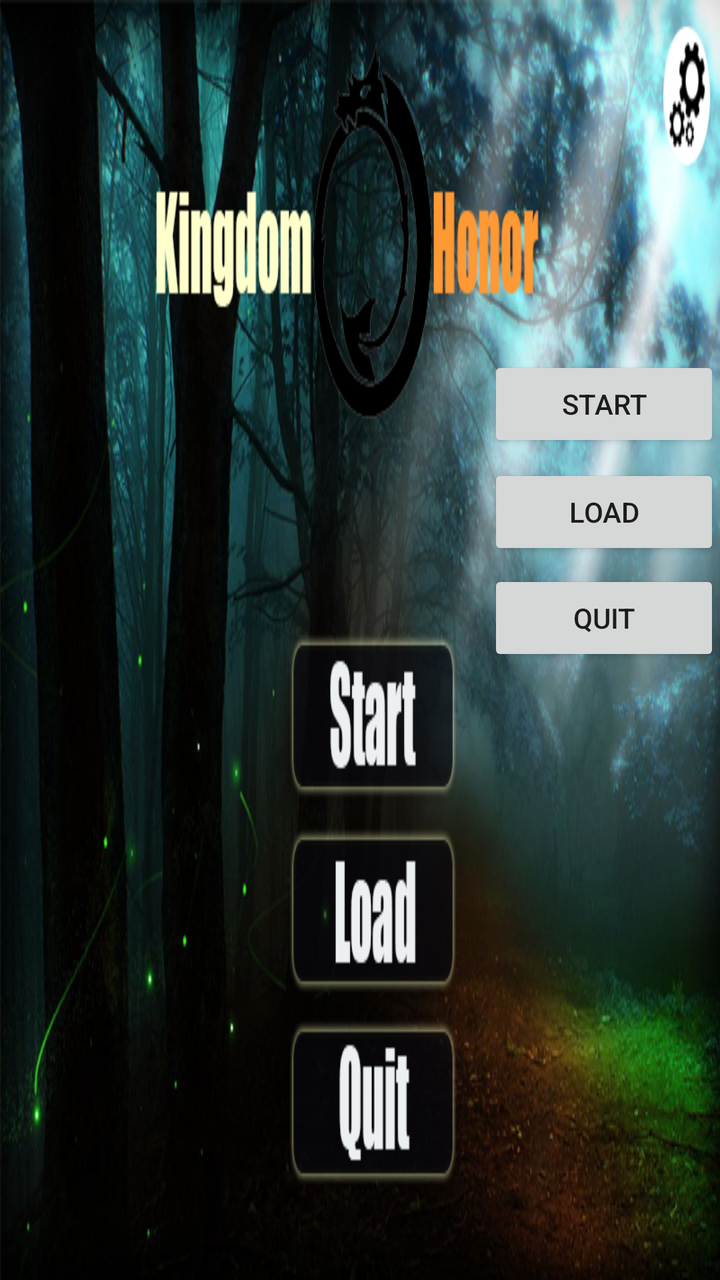
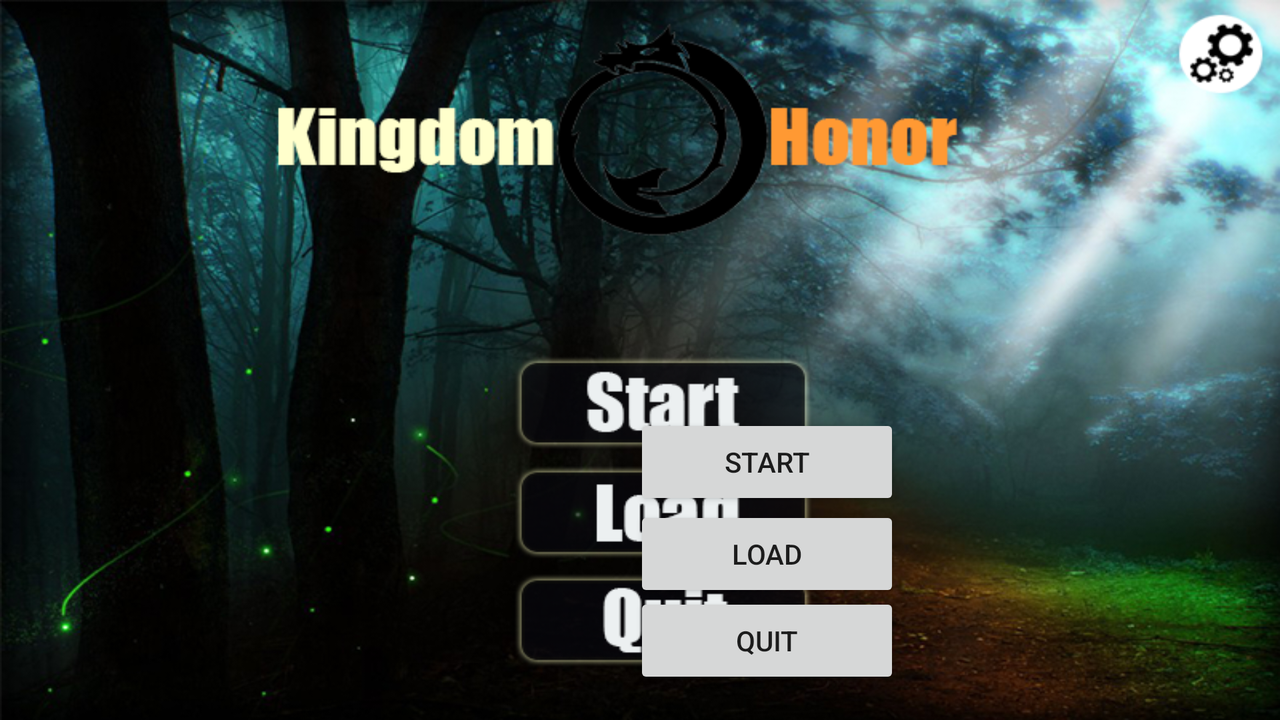

One screen, two layout resources from the same app: the default and the repository's alternative for another configuration. Each is rendered where Android would select it; the XML of both is given below.
<!-- AndroidManifest.xml: application theme AppTheme -->
<!-- res/layout/menu.xml -->
<?xml version="1.0" encoding="utf-8"?>
<RelativeLayout
    xmlns:android="http://schemas.android.com/apk/res/android"
    xmlns:tools="http://schemas.android.com/tools"
    android:layout_width="match_parent"
    android:layout_height="match_parent"
    tools:context=".MainActivity"

    android:background="@drawable/mainmenu">

    <Button
        android:layout_width="133dp"
        android:layout_height="wrap_content"
        android:text="Start"
        android:id="@+id/button_Start"
        android:layout_marginLeft="244dp"
        android:layout_marginTop="178dp"
        android:onClick="buttonOnClickStart"
        android:layout_alignParentLeft="true"
        android:layout_alignParentTop="true" />

    <Button
        android:layout_width="133dp"
        android:layout_height="wrap_content"
        android:text="Load"
        android:id="@+id/button_load"
        android:layout_marginLeft="244dp"
        android:layout_marginTop="232dp"
        android:onClick="buttonOnClickLoad"
        android:layout_alignParentLeft="true"
        android:layout_alignParentTop="true" />

    <Button
        android:layout_width="133dp"
        android:layout_height="wrap_content"
        android:text="Quit"
        android:id="@+id/button_quit"
        android:layout_marginLeft="244dp"
        android:layout_marginTop="285dp"
        android:onClick="buttonOnClickExit"
        android:layout_alignParentLeft="true"
        android:layout_alignParentTop="true" />
</RelativeLayout>
<!-- resources referenced by this layout -->
<resources>
  <!-- drawable mainmenu: png bitmap (drawable, 569209 bytes) -->
  <style name="AppTheme" parent="Theme.AppCompat.Light.DarkActionBar">
          
      </style>
</resources>
<!-- res/layout-land/menu.xml (the repository's variant of the layout above) -->
<!-- drawn on the phone turned sideways -->
<?xml version="1.0" encoding="utf-8"?>
<RelativeLayout
    xmlns:android="http://schemas.android.com/apk/res/android"
    xmlns:tools="http://schemas.android.com/tools"
    android:layout_width="match_parent"
    android:layout_height="match_parent"
    tools:context=".MainActivity"

    android:background="@drawable/mainmenu">

    <Button
        android:layout_width="133dp"
        android:layout_height="wrap_content"
        android:text="Start"
        android:id="@+id/button_Start"
        android:onClick="buttonOnClickStart"
        android:layout_alignParentBottom="true"
        android:layout_alignParentRight="true"
        android:layout_alignParentEnd="true"
        android:layout_marginRight="190dp"
        android:layout_marginBottom="105dp" />

    <Button
        android:layout_width="133dp"
        android:layout_height="wrap_content"
        android:text="Load"
        android:id="@+id/button_load"
        android:onClick="buttonOnClickLoad"
        android:layout_marginTop="46dp"
        android:layout_alignTop="@+id/button_Start"
        android:layout_alignLeft="@+id/button_Start"
        android:layout_alignStart="@+id/button_Start" />

    <Button
        android:layout_width="133dp"
        android:layout_height="wrap_content"
        android:text="Quit"
        android:id="@+id/button_quit"
        android:onClick="buttonOnClickExit"
        android:layout_below="@+id/button_load"
        android:layout_alignLeft="@+id/button_load"
        android:layout_alignStart="@+id/button_load"
        android:layout_marginTop="-5dp" />

</RelativeLayout>
